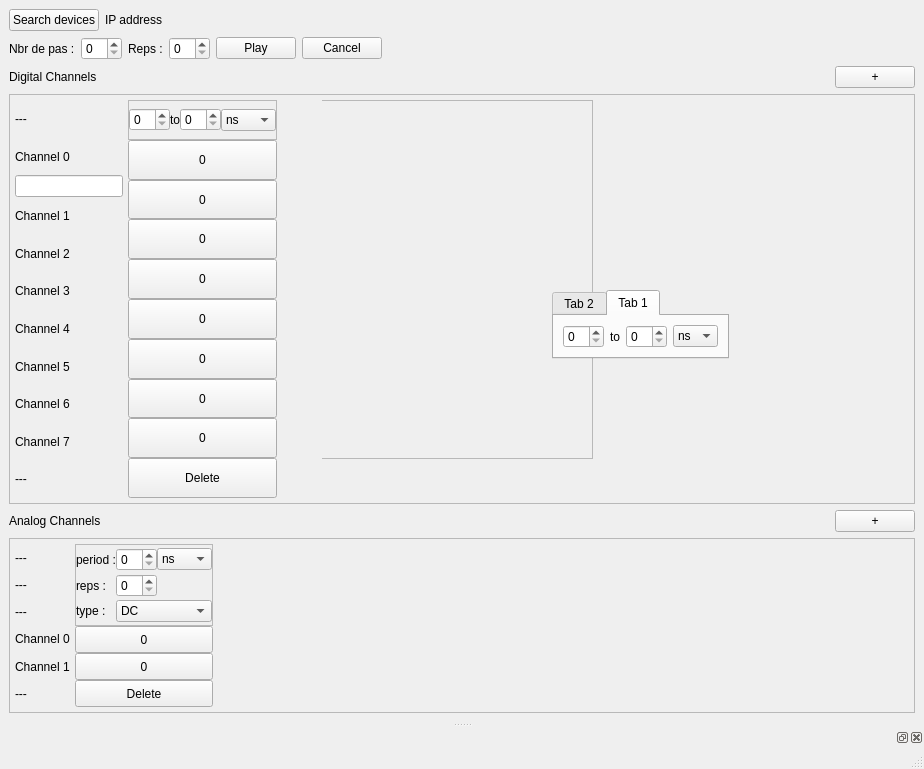
<?xml version="1.0" encoding="UTF-8"?>
<ui version="4.0">
 <class>MainWindow</class>
 <widget class="QMainWindow" name="MainWindow">
  <property name="geometry">
   <rect>
    <x>0</x>
    <y>0</y>
    <width>924</width>
    <height>769</height>
   </rect>
  </property>
  <property name="windowTitle">
   <string>MainWindow</string>
  </property>
  <widget class="QWidget" name="centralwidget">
   <layout class="QVBoxLayout" name="verticalLayout">
    <item>
     <layout class="QHBoxLayout" name="horizontalLayout_4">
      <item>
       <widget class="QPushButton" name="searchButton">
        <property name="sizePolicy">
         <sizepolicy hsizetype="Preferred" vsizetype="Fixed">
          <horstretch>0</horstretch>
          <verstretch>0</verstretch>
         </sizepolicy>
        </property>
        <property name="text">
         <string>Search devices</string>
        </property>
       </widget>
      </item>
      <item>
       <widget class="QLabel" name="label_2">
        <property name="sizePolicy">
         <sizepolicy hsizetype="Expanding" vsizetype="Preferred">
          <horstretch>0</horstretch>
          <verstretch>0</verstretch>
         </sizepolicy>
        </property>
        <property name="text">
         <string>IP address</string>
        </property>
       </widget>
      </item>
     </layout>
    </item>
    <item>
     <layout class="QHBoxLayout" name="PlayPause">
      <item>
       <widget class="QLabel" name="label_24">
        <property name="text">
         <string>Nbr de pas :</string>
        </property>
       </widget>
      </item>
      <item>
       <widget class="QSpinBox" name="spinBox_5"/>
      </item>
      <item>
       <widget class="QLabel" name="label_25">
        <property name="text">
         <string>Reps :</string>
        </property>
       </widget>
      </item>
      <item>
       <widget class="QSpinBox" name="repeatBox"/>
      </item>
      <item>
       <widget class="QPushButton" name="playButton">
        <property name="text">
         <string>Play</string>
        </property>
       </widget>
      </item>
      <item>
       <widget class="QPushButton" name="cancelButton">
        <property name="text">
         <string>Cancel</string>
        </property>
       </widget>
      </item>
      <item>
       <spacer name="horizontalSpacer">
        <property name="orientation">
         <enum>Qt::Horizontal</enum>
        </property>
        <property name="sizeHint" stdset="0">
         <size>
          <width>40</width>
          <height>20</height>
         </size>
        </property>
       </spacer>
      </item>
     </layout>
    </item>
    <item>
     <layout class="QHBoxLayout" name="DTitle">
      <item>
       <widget class="QLabel" name="label">
        <property name="text">
         <string>Digital Channels</string>
        </property>
       </widget>
      </item>
      <item>
       <spacer name="horizontalSpacer_2">
        <property name="orientation">
         <enum>Qt::Horizontal</enum>
        </property>
        <property name="sizeHint" stdset="0">
         <size>
          <width>40</width>
          <height>20</height>
         </size>
        </property>
       </spacer>
      </item>
      <item>
       <widget class="QPushButton" name="dAdd">
        <property name="text">
         <string>+</string>
        </property>
       </widget>
      </item>
     </layout>
    </item>
    <item>
     <widget class="QScrollArea" name="DArea">
      <property name="sizePolicy">
       <sizepolicy hsizetype="Expanding" vsizetype="Expanding">
        <horstretch>0</horstretch>
        <verstretch>7</verstretch>
       </sizepolicy>
      </property>
      <property name="autoFillBackground">
       <bool>false</bool>
      </property>
      <property name="widgetResizable">
       <bool>true</bool>
      </property>
      <widget class="QWidget" name="DCol">
       <property name="geometry">
        <rect>
         <x>0</x>
         <y>0</y>
         <width>904</width>
         <height>369</height>
        </rect>
       </property>
       <property name="autoFillBackground">
        <bool>true</bool>
       </property>
       <layout class="QHBoxLayout" name="horizontalLayout">
        <property name="spacing">
         <number>5</number>
        </property>
        <property name="leftMargin">
         <number>5</number>
        </property>
        <property name="topMargin">
         <number>5</number>
        </property>
        <property name="rightMargin">
         <number>5</number>
        </property>
        <property name="bottomMargin">
         <number>5</number>
        </property>
        <item>
         <layout class="QVBoxLayout" name="DId">
          <property name="spacing">
           <number>0</number>
          </property>
          <property name="sizeConstraint">
           <enum>QLayout::SetDefaultConstraint</enum>
          </property>
          <item>
           <widget class="QLabel" name="label_4">
            <property name="sizePolicy">
             <sizepolicy hsizetype="Fixed" vsizetype="Preferred">
              <horstretch>0</horstretch>
              <verstretch>1</verstretch>
             </sizepolicy>
            </property>
            <property name="minimumSize">
             <size>
              <width>0</width>
              <height>0</height>
             </size>
            </property>
            <property name="text">
             <string>---</string>
            </property>
           </widget>
          </item>
          <item>
           <widget class="QLabel" name="label_8">
            <property name="sizePolicy">
             <sizepolicy hsizetype="Fixed" vsizetype="Preferred">
              <horstretch>0</horstretch>
              <verstretch>1</verstretch>
             </sizepolicy>
            </property>
            <property name="text">
             <string>Channel 0</string>
            </property>
           </widget>
          </item>
          <item>
           <widget class="QLineEdit" name="lineEdit"/>
          </item>
          <item>
           <widget class="QLabel" name="label_5">
            <property name="sizePolicy">
             <sizepolicy hsizetype="Fixed" vsizetype="Preferred">
              <horstretch>0</horstretch>
              <verstretch>1</verstretch>
             </sizepolicy>
            </property>
            <property name="text">
             <string>Channel 1</string>
            </property>
           </widget>
          </item>
          <item>
           <widget class="QLabel" name="label_6">
            <property name="sizePolicy">
             <sizepolicy hsizetype="Fixed" vsizetype="Preferred">
              <horstretch>0</horstretch>
              <verstretch>1</verstretch>
             </sizepolicy>
            </property>
            <property name="text">
             <string>Channel 2</string>
            </property>
           </widget>
          </item>
          <item>
           <widget class="QLabel" name="label_7">
            <property name="sizePolicy">
             <sizepolicy hsizetype="Fixed" vsizetype="Preferred">
              <horstretch>0</horstretch>
              <verstretch>1</verstretch>
             </sizepolicy>
            </property>
            <property name="text">
             <string>Channel 3</string>
            </property>
           </widget>
          </item>
          <item>
           <widget class="QLabel" name="label_9">
            <property name="sizePolicy">
             <sizepolicy hsizetype="Fixed" vsizetype="Preferred">
              <horstretch>0</horstretch>
              <verstretch>1</verstretch>
             </sizepolicy>
            </property>
            <property name="text">
             <string>Channel 4</string>
            </property>
           </widget>
          </item>
          <item>
           <widget class="QLabel" name="label_10">
            <property name="sizePolicy">
             <sizepolicy hsizetype="Fixed" vsizetype="Preferred">
              <horstretch>0</horstretch>
              <verstretch>1</verstretch>
             </sizepolicy>
            </property>
            <property name="text">
             <string>Channel 5</string>
            </property>
           </widget>
          </item>
          <item>
           <widget class="QLabel" name="label_11">
            <property name="sizePolicy">
             <sizepolicy hsizetype="Fixed" vsizetype="Preferred">
              <horstretch>0</horstretch>
              <verstretch>1</verstretch>
             </sizepolicy>
            </property>
            <property name="text">
             <string>Channel 6</string>
            </property>
           </widget>
          </item>
          <item>
           <widget class="QLabel" name="label_12">
            <property name="sizePolicy">
             <sizepolicy hsizetype="Fixed" vsizetype="Preferred">
              <horstretch>0</horstretch>
              <verstretch>1</verstretch>
             </sizepolicy>
            </property>
            <property name="text">
             <string>Channel 7</string>
            </property>
           </widget>
          </item>
          <item>
           <widget class="QLabel" name="label_3">
            <property name="sizePolicy">
             <sizepolicy hsizetype="Fixed" vsizetype="Preferred">
              <horstretch>0</horstretch>
              <verstretch>1</verstretch>
             </sizepolicy>
            </property>
            <property name="minimumSize">
             <size>
              <width>0</width>
              <height>0</height>
             </size>
            </property>
            <property name="text">
             <string>---</string>
            </property>
           </widget>
          </item>
         </layout>
        </item>
        <item>
         <layout class="QVBoxLayout" name="sequence">
          <property name="spacing">
           <number>0</number>
          </property>
          <item>
           <widget class="QFrame" name="frame">
            <property name="sizePolicy">
             <sizepolicy hsizetype="Fixed" vsizetype="Preferred">
              <horstretch>0</horstretch>
              <verstretch>1</verstretch>
             </sizepolicy>
            </property>
            <property name="minimumSize">
             <size>
              <width>0</width>
              <height>0</height>
             </size>
            </property>
            <property name="maximumSize">
             <size>
              <width>16777215</width>
              <height>16777215</height>
             </size>
            </property>
            <property name="frameShape">
             <enum>QFrame::StyledPanel</enum>
            </property>
            <property name="frameShadow">
             <enum>QFrame::Raised</enum>
            </property>
            <layout class="QHBoxLayout" name="horizontalLayout_3">
             <property name="spacing">
              <number>0</number>
             </property>
             <property name="sizeConstraint">
              <enum>QLayout::SetDefaultConstraint</enum>
             </property>
             <property name="leftMargin">
              <number>0</number>
             </property>
             <property name="topMargin">
              <number>0</number>
             </property>
             <property name="rightMargin">
              <number>0</number>
             </property>
             <property name="bottomMargin">
              <number>0</number>
             </property>
             <item>
              <widget class="QSpinBox" name="spinBox_3"/>
             </item>
             <item>
              <widget class="QLabel" name="label_18">
               <property name="text">
                <string>to</string>
               </property>
              </widget>
             </item>
             <item>
              <widget class="QSpinBox" name="duration">
               <property name="sizePolicy">
                <sizepolicy hsizetype="Preferred" vsizetype="Fixed">
                 <horstretch>1</horstretch>
                 <verstretch>0</verstretch>
                </sizepolicy>
               </property>
              </widget>
             </item>
             <item>
              <widget class="QComboBox" name="comboBox">
               <property name="maximumSize">
                <size>
                 <width>55</width>
                 <height>16777215</height>
                </size>
               </property>
               <item>
                <property name="text">
                 <string>ns</string>
                </property>
               </item>
               <item>
                <property name="text">
                 <string>micro</string>
                </property>
               </item>
               <item>
                <property name="text">
                 <string>ms</string>
                </property>
               </item>
               <item>
                <property name="text">
                 <string>s</string>
                </property>
               </item>
              </widget>
             </item>
            </layout>
           </widget>
          </item>
          <item>
           <widget class="QPushButton" name="pushButton_2">
            <property name="sizePolicy">
             <sizepolicy hsizetype="Minimum" vsizetype="Preferred">
              <horstretch>0</horstretch>
              <verstretch>1</verstretch>
             </sizepolicy>
            </property>
            <property name="minimumSize">
             <size>
              <width>0</width>
              <height>0</height>
             </size>
            </property>
            <property name="maximumSize">
             <size>
              <width>16777215</width>
              <height>16777215</height>
             </size>
            </property>
            <property name="layoutDirection">
             <enum>Qt::LeftToRight</enum>
            </property>
            <property name="autoFillBackground">
             <bool>false</bool>
            </property>
            <property name="text">
             <string>0</string>
            </property>
            <property name="checkable">
             <bool>true</bool>
            </property>
           </widget>
          </item>
          <item>
           <widget class="QPushButton" name="pushButton_3">
            <property name="sizePolicy">
             <sizepolicy hsizetype="Minimum" vsizetype="Preferred">
              <horstretch>0</horstretch>
              <verstretch>1</verstretch>
             </sizepolicy>
            </property>
            <property name="minimumSize">
             <size>
              <width>0</width>
              <height>0</height>
             </size>
            </property>
            <property name="maximumSize">
             <size>
              <width>16777215</width>
              <height>16777215</height>
             </size>
            </property>
            <property name="layoutDirection">
             <enum>Qt::LeftToRight</enum>
            </property>
            <property name="autoFillBackground">
             <bool>false</bool>
            </property>
            <property name="text">
             <string>0</string>
            </property>
            <property name="checkable">
             <bool>true</bool>
            </property>
           </widget>
          </item>
          <item>
           <widget class="QPushButton" name="pushButton_4">
            <property name="sizePolicy">
             <sizepolicy hsizetype="Minimum" vsizetype="Preferred">
              <horstretch>0</horstretch>
              <verstretch>1</verstretch>
             </sizepolicy>
            </property>
            <property name="minimumSize">
             <size>
              <width>0</width>
              <height>0</height>
             </size>
            </property>
            <property name="maximumSize">
             <size>
              <width>16777215</width>
              <height>16777215</height>
             </size>
            </property>
            <property name="layoutDirection">
             <enum>Qt::LeftToRight</enum>
            </property>
            <property name="autoFillBackground">
             <bool>false</bool>
            </property>
            <property name="text">
             <string>0</string>
            </property>
            <property name="checkable">
             <bool>true</bool>
            </property>
           </widget>
          </item>
          <item>
           <widget class="QPushButton" name="pushButton_5">
            <property name="sizePolicy">
             <sizepolicy hsizetype="Minimum" vsizetype="Preferred">
              <horstretch>0</horstretch>
              <verstretch>1</verstretch>
             </sizepolicy>
            </property>
            <property name="minimumSize">
             <size>
              <width>0</width>
              <height>0</height>
             </size>
            </property>
            <property name="maximumSize">
             <size>
              <width>16777215</width>
              <height>16777215</height>
             </size>
            </property>
            <property name="layoutDirection">
             <enum>Qt::LeftToRight</enum>
            </property>
            <property name="autoFillBackground">
             <bool>false</bool>
            </property>
            <property name="text">
             <string>0</string>
            </property>
            <property name="checkable">
             <bool>true</bool>
            </property>
           </widget>
          </item>
          <item>
           <widget class="QPushButton" name="pushButton_6">
            <property name="sizePolicy">
             <sizepolicy hsizetype="Minimum" vsizetype="Preferred">
              <horstretch>0</horstretch>
              <verstretch>1</verstretch>
             </sizepolicy>
            </property>
            <property name="minimumSize">
             <size>
              <width>0</width>
              <height>0</height>
             </size>
            </property>
            <property name="maximumSize">
             <size>
              <width>16777215</width>
              <height>16777215</height>
             </size>
            </property>
            <property name="layoutDirection">
             <enum>Qt::LeftToRight</enum>
            </property>
            <property name="autoFillBackground">
             <bool>false</bool>
            </property>
            <property name="text">
             <string>0</string>
            </property>
            <property name="checkable">
             <bool>true</bool>
            </property>
           </widget>
          </item>
          <item>
           <widget class="QPushButton" name="pushButton_7">
            <property name="sizePolicy">
             <sizepolicy hsizetype="Minimum" vsizetype="Preferred">
              <horstretch>0</horstretch>
              <verstretch>1</verstretch>
             </sizepolicy>
            </property>
            <property name="minimumSize">
             <size>
              <width>0</width>
              <height>0</height>
             </size>
            </property>
            <property name="maximumSize">
             <size>
              <width>16777215</width>
              <height>16777215</height>
             </size>
            </property>
            <property name="layoutDirection">
             <enum>Qt::LeftToRight</enum>
            </property>
            <property name="autoFillBackground">
             <bool>false</bool>
            </property>
            <property name="text">
             <string>0</string>
            </property>
            <property name="checkable">
             <bool>true</bool>
            </property>
           </widget>
          </item>
          <item>
           <widget class="QPushButton" name="pushButton_9">
            <property name="sizePolicy">
             <sizepolicy hsizetype="Minimum" vsizetype="Preferred">
              <horstretch>0</horstretch>
              <verstretch>1</verstretch>
             </sizepolicy>
            </property>
            <property name="minimumSize">
             <size>
              <width>0</width>
              <height>0</height>
             </size>
            </property>
            <property name="maximumSize">
             <size>
              <width>16777215</width>
              <height>16777215</height>
             </size>
            </property>
            <property name="layoutDirection">
             <enum>Qt::LeftToRight</enum>
            </property>
            <property name="autoFillBackground">
             <bool>false</bool>
            </property>
            <property name="text">
             <string>0</string>
            </property>
            <property name="checkable">
             <bool>true</bool>
            </property>
           </widget>
          </item>
          <item>
           <widget class="QPushButton" name="pushButton_8">
            <property name="sizePolicy">
             <sizepolicy hsizetype="Minimum" vsizetype="Preferred">
              <horstretch>0</horstretch>
              <verstretch>1</verstretch>
             </sizepolicy>
            </property>
            <property name="minimumSize">
             <size>
              <width>0</width>
              <height>0</height>
             </size>
            </property>
            <property name="maximumSize">
             <size>
              <width>16777215</width>
              <height>16777215</height>
             </size>
            </property>
            <property name="layoutDirection">
             <enum>Qt::LeftToRight</enum>
            </property>
            <property name="autoFillBackground">
             <bool>false</bool>
            </property>
            <property name="text">
             <string>0</string>
            </property>
            <property name="checkable">
             <bool>true</bool>
            </property>
           </widget>
          </item>
          <item>
           <widget class="QPushButton" name="pushButton">
            <property name="sizePolicy">
             <sizepolicy hsizetype="Minimum" vsizetype="Preferred">
              <horstretch>0</horstretch>
              <verstretch>1</verstretch>
             </sizepolicy>
            </property>
            <property name="minimumSize">
             <size>
              <width>0</width>
              <height>0</height>
             </size>
            </property>
            <property name="maximumSize">
             <size>
              <width>16777215</width>
              <height>16777215</height>
             </size>
            </property>
            <property name="layoutDirection">
             <enum>Qt::LeftToRight</enum>
            </property>
            <property name="autoFillBackground">
             <bool>false</bool>
            </property>
            <property name="text">
             <string>Delete</string>
            </property>
            <property name="checkable">
             <bool>false</bool>
            </property>
           </widget>
          </item>
         </layout>
        </item>
        <item>
         <spacer name="horizontalSpacer_4">
          <property name="orientation">
           <enum>Qt::Horizontal</enum>
          </property>
          <property name="sizeType">
           <enum>QSizePolicy::Expanding</enum>
          </property>
          <property name="sizeHint" stdset="0">
           <size>
            <width>40</width>
            <height>20</height>
           </size>
          </property>
         </spacer>
        </item>
        <item>
         <widget class="QWidget" name="widget" native="true">
          <property name="sizePolicy">
           <sizepolicy hsizetype="Preferred" vsizetype="Preferred">
            <horstretch>2</horstretch>
            <verstretch>0</verstretch>
           </sizepolicy>
          </property>
          <widget class="QFrame" name="frame_2">
           <property name="geometry">
            <rect>
             <x>-10</x>
             <y>0</y>
             <width>281</width>
             <height>359</height>
            </rect>
           </property>
           <property name="sizePolicy">
            <sizepolicy hsizetype="Preferred" vsizetype="Preferred">
             <horstretch>2</horstretch>
             <verstretch>0</verstretch>
            </sizepolicy>
           </property>
           <property name="frameShape">
            <enum>QFrame::StyledPanel</enum>
           </property>
           <property name="frameShadow">
            <enum>QFrame::Raised</enum>
           </property>
          </widget>
          <widget class="QTabWidget" name="tabWidget">
           <property name="geometry">
            <rect>
             <x>230</x>
             <y>190</y>
             <width>177</width>
             <height>69</height>
            </rect>
           </property>
           <property name="currentIndex">
            <number>1</number>
           </property>
           <widget class="QWidget" name="Constant">
            <attribute name="title">
             <string>Tab 2</string>
            </attribute>
            <layout class="QHBoxLayout" name="horizontalLayout_6">
             <item>
              <widget class="QSpinBox" name="duration_3">
               <property name="sizePolicy">
                <sizepolicy hsizetype="Preferred" vsizetype="Fixed">
                 <horstretch>1</horstretch>
                 <verstretch>0</verstretch>
                </sizepolicy>
               </property>
              </widget>
             </item>
             <item>
              <widget class="QComboBox" name="comboBox_5">
               <property name="maximumSize">
                <size>
                 <width>55</width>
                 <height>16777215</height>
                </size>
               </property>
               <item>
                <property name="text">
                 <string>ns</string>
                </property>
               </item>
               <item>
                <property name="text">
                 <string>micro</string>
                </property>
               </item>
               <item>
                <property name="text">
                 <string>ms</string>
                </property>
               </item>
               <item>
                <property name="text">
                 <string>s</string>
                </property>
               </item>
              </widget>
             </item>
            </layout>
           </widget>
           <widget class="QWidget" name="tab">
            <attribute name="title">
             <string>Tab 1</string>
            </attribute>
            <layout class="QHBoxLayout" name="horizontalLayout_5">
             <item>
              <widget class="QSpinBox" name="spinBox_4"/>
             </item>
             <item>
              <widget class="QLabel" name="label_23">
               <property name="text">
                <string>to</string>
               </property>
              </widget>
             </item>
             <item>
              <widget class="QSpinBox" name="duration_2">
               <property name="sizePolicy">
                <sizepolicy hsizetype="Preferred" vsizetype="Fixed">
                 <horstretch>1</horstretch>
                 <verstretch>0</verstretch>
                </sizepolicy>
               </property>
              </widget>
             </item>
             <item>
              <widget class="QComboBox" name="comboBox_4">
               <property name="maximumSize">
                <size>
                 <width>55</width>
                 <height>16777215</height>
                </size>
               </property>
               <item>
                <property name="text">
                 <string>ns</string>
                </property>
               </item>
               <item>
                <property name="text">
                 <string>micro</string>
                </property>
               </item>
               <item>
                <property name="text">
                 <string>ms</string>
                </property>
               </item>
               <item>
                <property name="text">
                 <string>s</string>
                </property>
               </item>
              </widget>
             </item>
            </layout>
           </widget>
          </widget>
         </widget>
        </item>
       </layout>
      </widget>
     </widget>
    </item>
    <item>
     <layout class="QHBoxLayout" name="ATitle">
      <item>
       <widget class="QLabel" name="aLabel">
        <property name="text">
         <string>Analog Channels</string>
        </property>
       </widget>
      </item>
      <item>
       <spacer name="horizontalSpacer_3">
        <property name="orientation">
         <enum>Qt::Horizontal</enum>
        </property>
        <property name="sizeHint" stdset="0">
         <size>
          <width>40</width>
          <height>20</height>
         </size>
        </property>
       </spacer>
      </item>
      <item>
       <widget class="QPushButton" name="aAdd">
        <property name="text">
         <string>+</string>
        </property>
       </widget>
      </item>
     </layout>
    </item>
    <item>
     <widget class="QScrollArea" name="AArea">
      <property name="sizePolicy">
       <sizepolicy hsizetype="Expanding" vsizetype="Expanding">
        <horstretch>0</horstretch>
        <verstretch>3</verstretch>
       </sizepolicy>
      </property>
      <property name="widgetResizable">
       <bool>true</bool>
      </property>
      <widget class="QWidget" name="ACol">
       <property name="enabled">
        <bool>true</bool>
       </property>
       <property name="geometry">
        <rect>
         <x>0</x>
         <y>0</y>
         <width>904</width>
         <height>157</height>
        </rect>
       </property>
       <layout class="QHBoxLayout" name="horizontalLayout_2">
        <property name="spacing">
         <number>5</number>
        </property>
        <property name="leftMargin">
         <number>5</number>
        </property>
        <property name="topMargin">
         <number>5</number>
        </property>
        <property name="rightMargin">
         <number>5</number>
        </property>
        <property name="bottomMargin">
         <number>5</number>
        </property>
        <item>
         <layout class="QVBoxLayout" name="AId">
          <property name="spacing">
           <number>0</number>
          </property>
          <property name="sizeConstraint">
           <enum>QLayout::SetMinimumSize</enum>
          </property>
          <property name="leftMargin">
           <number>0</number>
          </property>
          <property name="rightMargin">
           <number>0</number>
          </property>
          <property name="bottomMargin">
           <number>0</number>
          </property>
          <item>
           <widget class="QLabel" name="label_13">
            <property name="sizePolicy">
             <sizepolicy hsizetype="Fixed" vsizetype="Preferred">
              <horstretch>0</horstretch>
              <verstretch>1</verstretch>
             </sizepolicy>
            </property>
            <property name="minimumSize">
             <size>
              <width>0</width>
              <height>0</height>
             </size>
            </property>
            <property name="text">
             <string>---</string>
            </property>
           </widget>
          </item>
          <item>
           <widget class="QLabel" name="label_21">
            <property name="sizePolicy">
             <sizepolicy hsizetype="Preferred" vsizetype="Preferred">
              <horstretch>0</horstretch>
              <verstretch>1</verstretch>
             </sizepolicy>
            </property>
            <property name="text">
             <string>---</string>
            </property>
           </widget>
          </item>
          <item>
           <widget class="QLabel" name="label_22">
            <property name="sizePolicy">
             <sizepolicy hsizetype="Preferred" vsizetype="Preferred">
              <horstretch>0</horstretch>
              <verstretch>1</verstretch>
             </sizepolicy>
            </property>
            <property name="text">
             <string>---</string>
            </property>
           </widget>
          </item>
          <item>
           <widget class="QLabel" name="label_14">
            <property name="sizePolicy">
             <sizepolicy hsizetype="Fixed" vsizetype="Preferred">
              <horstretch>0</horstretch>
              <verstretch>1</verstretch>
             </sizepolicy>
            </property>
            <property name="text">
             <string>Channel 0</string>
            </property>
           </widget>
          </item>
          <item>
           <widget class="QLabel" name="label_15">
            <property name="sizePolicy">
             <sizepolicy hsizetype="Fixed" vsizetype="Preferred">
              <horstretch>0</horstretch>
              <verstretch>1</verstretch>
             </sizepolicy>
            </property>
            <property name="text">
             <string>Channel 1</string>
            </property>
           </widget>
          </item>
          <item>
           <widget class="QLabel" name="label_16">
            <property name="sizePolicy">
             <sizepolicy hsizetype="Fixed" vsizetype="Preferred">
              <horstretch>0</horstretch>
              <verstretch>1</verstretch>
             </sizepolicy>
            </property>
            <property name="minimumSize">
             <size>
              <width>0</width>
              <height>0</height>
             </size>
            </property>
            <property name="text">
             <string>---</string>
            </property>
           </widget>
          </item>
         </layout>
        </item>
        <item>
         <layout class="QVBoxLayout" name="verticalLayout_2">
          <property name="spacing">
           <number>0</number>
          </property>
          <item>
           <widget class="QFrame" name="frame_3">
            <property name="sizePolicy">
             <sizepolicy hsizetype="Fixed" vsizetype="Preferred">
              <horstretch>0</horstretch>
              <verstretch>3</verstretch>
             </sizepolicy>
            </property>
            <property name="frameShape">
             <enum>QFrame::StyledPanel</enum>
            </property>
            <property name="frameShadow">
             <enum>QFrame::Raised</enum>
            </property>
            <layout class="QGridLayout" name="gridLayout">
             <property name="leftMargin">
              <number>0</number>
             </property>
             <property name="topMargin">
              <number>0</number>
             </property>
             <property name="rightMargin">
              <number>0</number>
             </property>
             <property name="bottomMargin">
              <number>0</number>
             </property>
             <property name="spacing">
              <number>0</number>
             </property>
             <item row="0" column="0">
              <widget class="QLabel" name="label_17">
               <property name="sizePolicy">
                <sizepolicy hsizetype="Preferred" vsizetype="Preferred">
                 <horstretch>0</horstretch>
                 <verstretch>1</verstretch>
                </sizepolicy>
               </property>
               <property name="text">
                <string>period :</string>
               </property>
              </widget>
             </item>
             <item row="0" column="1">
              <widget class="QSpinBox" name="spinBox">
               <property name="sizePolicy">
                <sizepolicy hsizetype="Minimum" vsizetype="Fixed">
                 <horstretch>0</horstretch>
                 <verstretch>1</verstretch>
                </sizepolicy>
               </property>
              </widget>
             </item>
             <item row="0" column="2">
              <widget class="QComboBox" name="comboBox_2">
               <property name="sizePolicy">
                <sizepolicy hsizetype="Preferred" vsizetype="Fixed">
                 <horstretch>0</horstretch>
                 <verstretch>1</verstretch>
                </sizepolicy>
               </property>
               <property name="minimumSize">
                <size>
                 <width>0</width>
                 <height>1</height>
                </size>
               </property>
               <property name="maximumSize">
                <size>
                 <width>55</width>
                 <height>16777215</height>
                </size>
               </property>
               <item>
                <property name="text">
                 <string>ns</string>
                </property>
               </item>
               <item>
                <property name="text">
                 <string>micro</string>
                </property>
               </item>
               <item>
                <property name="text">
                 <string>ms</string>
                </property>
               </item>
               <item>
                <property name="text">
                 <string>s</string>
                </property>
               </item>
              </widget>
             </item>
             <item row="1" column="0">
              <widget class="QLabel" name="label_19">
               <property name="sizePolicy">
                <sizepolicy hsizetype="Preferred" vsizetype="Preferred">
                 <horstretch>0</horstretch>
                 <verstretch>1</verstretch>
                </sizepolicy>
               </property>
               <property name="text">
                <string>reps :</string>
               </property>
              </widget>
             </item>
             <item row="1" column="1">
              <widget class="QSpinBox" name="spinBox_2">
               <property name="sizePolicy">
                <sizepolicy hsizetype="Minimum" vsizetype="Fixed">
                 <horstretch>0</horstretch>
                 <verstretch>1</verstretch>
                </sizepolicy>
               </property>
              </widget>
             </item>
             <item row="2" column="0">
              <widget class="QLabel" name="label_20">
               <property name="sizePolicy">
                <sizepolicy hsizetype="Preferred" vsizetype="Preferred">
                 <horstretch>0</horstretch>
                 <verstretch>1</verstretch>
                </sizepolicy>
               </property>
               <property name="text">
                <string>type :</string>
               </property>
              </widget>
             </item>
             <item row="2" column="1" colspan="2">
              <widget class="QComboBox" name="comboBox_3">
               <property name="sizePolicy">
                <sizepolicy hsizetype="Preferred" vsizetype="Fixed">
                 <horstretch>0</horstretch>
                 <verstretch>1</verstretch>
                </sizepolicy>
               </property>
               <item>
                <property name="text">
                 <string>DC</string>
                </property>
               </item>
               <item>
                <property name="text">
                 <string>Sin</string>
                </property>
               </item>
               <item>
                <property name="text">
                 <string>Chirp</string>
                </property>
               </item>
              </widget>
             </item>
            </layout>
           </widget>
          </item>
          <item>
           <widget class="QPushButton" name="pushButton_10">
            <property name="sizePolicy">
             <sizepolicy hsizetype="Minimum" vsizetype="Preferred">
              <horstretch>0</horstretch>
              <verstretch>1</verstretch>
             </sizepolicy>
            </property>
            <property name="minimumSize">
             <size>
              <width>0</width>
              <height>0</height>
             </size>
            </property>
            <property name="maximumSize">
             <size>
              <width>16777215</width>
              <height>16777215</height>
             </size>
            </property>
            <property name="layoutDirection">
             <enum>Qt::LeftToRight</enum>
            </property>
            <property name="autoFillBackground">
             <bool>false</bool>
            </property>
            <property name="text">
             <string>0</string>
            </property>
            <property name="checkable">
             <bool>true</bool>
            </property>
           </widget>
          </item>
          <item>
           <widget class="QPushButton" name="pushButton_11">
            <property name="sizePolicy">
             <sizepolicy hsizetype="Minimum" vsizetype="Preferred">
              <horstretch>0</horstretch>
              <verstretch>1</verstretch>
             </sizepolicy>
            </property>
            <property name="minimumSize">
             <size>
              <width>0</width>
              <height>0</height>
             </size>
            </property>
            <property name="maximumSize">
             <size>
              <width>16777215</width>
              <height>16777215</height>
             </size>
            </property>
            <property name="layoutDirection">
             <enum>Qt::LeftToRight</enum>
            </property>
            <property name="autoFillBackground">
             <bool>false</bool>
            </property>
            <property name="text">
             <string>0</string>
            </property>
            <property name="checkable">
             <bool>true</bool>
            </property>
           </widget>
          </item>
          <item>
           <widget class="QPushButton" name="pushButton_12">
            <property name="sizePolicy">
             <sizepolicy hsizetype="Minimum" vsizetype="Preferred">
              <horstretch>0</horstretch>
              <verstretch>1</verstretch>
             </sizepolicy>
            </property>
            <property name="minimumSize">
             <size>
              <width>0</width>
              <height>0</height>
             </size>
            </property>
            <property name="maximumSize">
             <size>
              <width>16777215</width>
              <height>16777215</height>
             </size>
            </property>
            <property name="layoutDirection">
             <enum>Qt::LeftToRight</enum>
            </property>
            <property name="autoFillBackground">
             <bool>false</bool>
            </property>
            <property name="text">
             <string>Delete</string>
            </property>
            <property name="checkable">
             <bool>false</bool>
            </property>
           </widget>
          </item>
         </layout>
        </item>
        <item>
         <spacer name="horizontalSpacer_5">
          <property name="orientation">
           <enum>Qt::Horizontal</enum>
          </property>
          <property name="sizeHint" stdset="0">
           <size>
            <width>40</width>
            <height>20</height>
           </size>
          </property>
         </spacer>
        </item>
       </layout>
      </widget>
     </widget>
    </item>
   </layout>
  </widget>
  <widget class="QMenuBar" name="menubar">
   <property name="geometry">
    <rect>
     <x>0</x>
     <y>0</y>
     <width>924</width>
     <height>22</height>
    </rect>
   </property>
  </widget>
  <widget class="QStatusBar" name="statusbar"/>
  <widget class="QDockWidget" name="dockWidget">
   <attribute name="dockWidgetArea">
    <number>8</number>
   </attribute>
   <widget class="QWidget" name="dockWidgetContents"/>
  </widget>
 </widget>
 <resources/>
 <connections/>
</ui>
